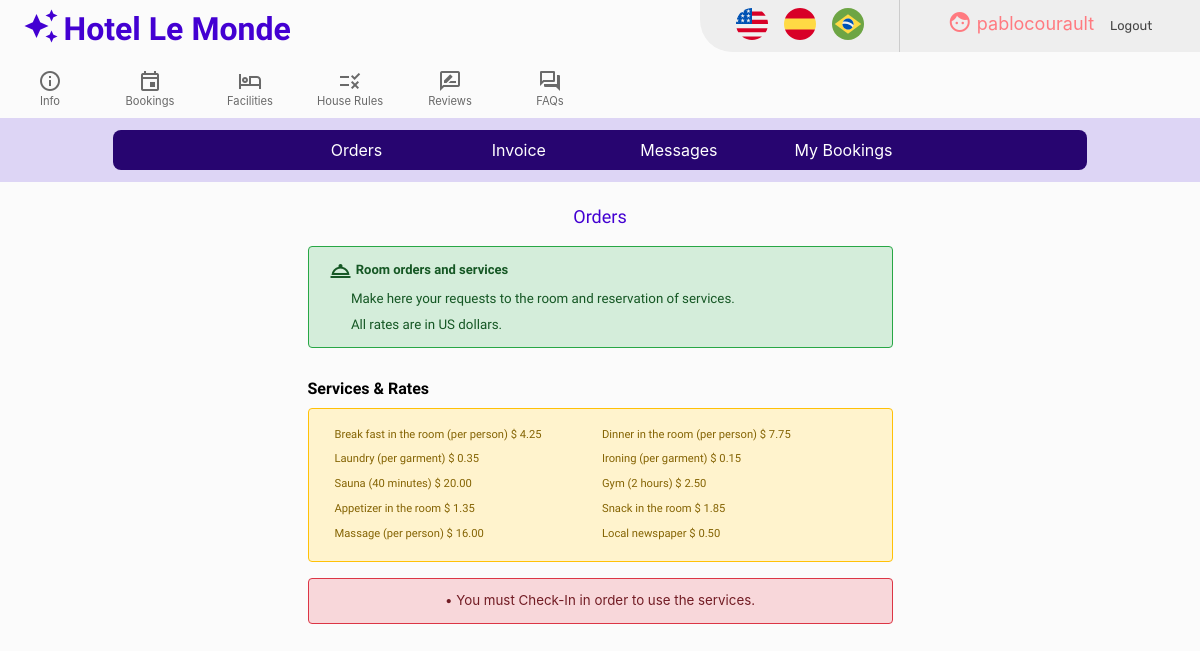
The app's page /orders (signed in) with its own data.
### hotel/models.py (models this page shows, shortened)
class User(AbstractUser):
       def __str__(self):
        return f"{self.username}"

class Services(models.Model):
       description = models.CharField(max_length=64, blank=False)
       description_es = models.CharField(max_length=64, blank=False)
       description_pt = models.CharField(max_length=64, blank=False)
       message = models.CharField(max_length=512, blank=False, default='Service request received')
       message_es = models.CharField(max_length=512, blank=False, default='Solicitud recibida')
       message_pt = models.CharField(max_length=512, blank=False, default='Pedido recebido')
       rate = models.DecimalField(blank=False, max_digits=6, decimal_places=2)

### hotel/views.py (the view)
# urls.py: path("orders", views.orders, name="orders"),
@csrf_exempt
@login_required
def orders(request):
    current_services = Services.objects.all().exclude(description='Rooms')
    is_guest = Guests.objects.filter(guest=request.user).exists()
    return render(request, "hotel/orders.html", {'current_services': current_services,
                                                 'is_guest': is_guest})

### hotel/templates/hotel/orders.html (shortened to what this page needs)
{% extends "hotel/layout.html" %}
{% load i18n %}
{% load static %}
{% block body %}
<div class="row">
    <div class="col-lg-12 col-sm-12 orders-title">
    {% translate 'Orders' %}
    </div>
</div>
<div class="row">
    <div class="col-lg-3 col-sm-12">
    </div>
    <div class="col-lg-6 col-sm-12">
     <div class="alert alert-success border border-success orders-info">
       <div class="orders-info-strong">
        <i class="material-icons-outlined orders-info-icon" id="orders-icon">room_service</i>
             {% translate 'Room orders and services' %} </div>
       <div class="orders-info-normal"> {% translate 'Make here your requests to the room and reservation of services.' %} </div>
       <div class="orders-info-normal"> {% translate 'All rates are in US dollars.' %} </div>
      </div>
     <div class="orders-rates-title">
        {% translate 'Services & Rates' %}
     </div>
     <div class="alert alert-warning border border-warning booking-info">
            <div class="orders-grid">
              {% get_current_language as LANGUAGE_CODE %}
              {% for service in current_services %}
              <div class="orders-grid-item">
                {% if LANGUAGE_CODE == 'en' %}
                {{ service.description }}
                {% endif %}
                $ {{service.rate}}</div>
              {% endfor %}
            </div>
      </div>
      {% if is_guest %}
      <div class="alert border" id="orders-div">
        <table id="orders-table">
          <thead>
            <tr>
              <th scope="col">{% translate 'Service' %}</th>
              <th scope="col">{% translate 'Quantity' %}</th>
            </tr>
          </thead>
          <tbody>
            <tr><td></td><td></td></tr>
            <tr>
              <td>
                {% if user.is_authenticated %}
                 <select id="orders-select">
                  {% for service in current_services %}
                    <option value='{{ service.id }}'>
                                  {% if LANGUAGE_CODE == 'en' %}
                                  {{ service.description }}
                                  {% endif %}
                                  {% if LANGUAGE_CODE == 'es' %}
                                  {{ service.description_es }}
                                  {% endif %}
                                  {% if LANGUAGE_CODE == 'pt' %}
                                  {{ service.description_pt }}
                                  {% endif %}
                    </option>
                  {% endfor %}
                 </select>
                {% endif %}
              </td>
              <td>
                <select id="orders-amount">
                  <option value='1'>1</option>
                  <option value='2'>2</option>
                  <option value='3'>3</option>
                  <option value='4'>4</option>
                  <option value='5'>5</option>
                  <option value='6'>6</option>
                  <option value='7'>7</option>
                  <option value='8'>8</option>
                </select>
            </td>
            </tr>
            <tr>
              <td> </td>
              {% if user.is_authenticated %}
              <td> <button type="button" id="btn-orders" class="btn btn-primary btn-orders" > {% translate 'Order' %} </button></td>
              {% endif %}
            </tr>
          </tbody>
        </table>
      </div>
      {% if user.is_authenticated %}
      <div class="alert alert-success border border-success" id="orders-successful-div">
        <strong>{% translate 'Order Success!' %}</strong>{% translate 'We have registered your order.' %}
      </div>
      {% endif %}
      {% else %}
      <div class="alert alert-danger border border-danger orders-terms">
        &bull;&nbsp;{% translate 'You must Check-In in order to use the services.' %}
      </div>
      {% endif %}
    </div>
    <div class="col-lg-3 col-sm-12">
    </div>
 </div>
{% endblock %}

### hotel/templates/hotel/layout.html (shortened to what this page needs)
{% load static %}
{% load i18n %}
<!DOCTYPE html lang="en">
<html>
    <head>
        <link rel="stylesheet" href="https://stackpath.bootstrapcdn.com/bootstrap/4.4.1/css/bootstrap.min.css">
        <link href="{% static 'hotel/styles.css' %}" rel="stylesheet">
    </head>
    <body>
        <div class="container-fluid" id="container-header-div">
            <div class="row cabecera">
                <div class="col-lg-4 col-sm-6">
                    <a href="{% url 'index' %}" ><i class="material-icons" id="logo">auto_awesome</i>
                    <text class="logo">Hotel Le Monde</text></a>
                </div>
                <div class="col-lg-3 col-sm-12" id="space-div">
                </div>
                <div  class="col-lg-2 col-sm-6" id="autogestion-bar-div">
                    <span class="autogestion-item">
                     <form action="{% url 'set_language' %}" method="post" class="language">{% csrf_token %}
                           <input type="image" name="submit" src="/static/images/usc.svg" />
                     </form>
                    </span>
                    <span class="autogestion-item">
                    <form action="{% url 'set_language' %}" method="post" class="language">{% csrf_token %}
                            <input type="image" name="submit" src="/static/images/esc.svg" />
                    </form>
                    </span>
                    <span class="autogestion-item">
                    <form action="{% url 'set_language' %}" method="post" class="language">{% csrf_token %}
                            <input type="image" name="submit" src="/static/images/brc.svg" />
                    </form>
                    </span>
                </div>
                <div  class="col-lg-3 col-sm-12" id="name-actions-div">
                {% if user.is_authenticated %}
                    <div id="user-authenticated">
                    <span class="autogestion-item">
                        <i class="material-icons icono"> face </i> {{ user.username }}
                    </span>
                    </div>
                {% endif %}
                {% if user.is_authenticated %}
                    <span class="autogestion-item">
                        <a href="{% url 'logout' %}">{% translate 'Logout' %}</a>
                    </span>
                {% endif %}
            </div>
        </div>
        <div class="row cabecera" id="header-info-row">
            <div class="col-lg-1 col-sm-3 header-info-col">
                <a href="{% url 'info' %}">
                <div class="header-info-links">
                <div class="material-icons-outlined header-info-icons">info</div>
                <div>{% translate 'Info' %}</div>
                </div>
                </a>
            </div>
            <div class="col-lg-1 col-sm-3 header-info-col">
                <a href="{% url 'bookings' %}">
                <div class="header-info-links">
                <div class="material-icons-outlined header-info-icons">event</div>
                <div>{% translate 'Bookings' %}</div>
                </div>
                </a>
            </div>
            <div class="col-lg-1 col-sm-3 header-info-col">
                <a href="{% url 'facilities' %}">
                <div class="header-info-links">
                <div class="material-icons-outlined header-info-icons">hotel</div>
                <div>{% translate 'Facilities' %}</div>
                </div>
                </a>
            </div>
            <div class="col-lg-1 col-sm-3 header-info-col">
                <a href="{% url 'houserules' %}">
                <div class="header-info-links">
                <div class="material-icons-outlined header-info-icons">rule</div>
                <div>{% translate 'House Rules' %}</div>
                </div>
                </a>
            </div>
            <div class="col-lg-1 col-sm-3 header-info-col">
                <a href="{% url 'reviews' %}">
                <div class="header-info-links">
                <div class="material-icons-outlined header-info-icons">rate_review</div>
                <div>{% translate 'Reviews' %}</div>
                </div>
                </a>
            </div>
            <div class="col-lg-1 col-sm-3 header-info-col">
                <a href="{% url 'faqs' %}">
                <div class="header-info-links">
                <div class="material-icons-outlined header-info-icons">question_answer</div>
                <div>{% translate 'FAQs' %}</div>
                </div>
                </a>
            </div>
        </div>
        <div class="row cabecera" id="header-option-row">
            <div class="col-lg-12 col-sm-12 header-options-col">
                {% if user.is_authenticated %}
                <div class="row">
                <div class="col-lg-2 sm-4 header-options-col-item" id="col-item-1"></div>
                <div class="col-lg-2 sm-4 header-options-col-item" id="col-item-2"><a href="{% url 'orders' %}" class="header-bookings-link">{% translate 'Orders' %}</a></div>
                <div class="col-lg-2 sm-4 header-options-col-item" id="col-item-3"><a href="{% url 'invoice' %}" class="header-bookings-link">{% translate 'Invoice' %}</a></div>
                <div class="col-lg-2 sm-4 header-options-col-item" id="col-item-4"><a href="{% url 'messages' %}" class="header-bookings-link">{% translate 'Messages' %}</a>&nbsp;<sup id="messages-unreaded"></sup></div>
                <div class="col-lg-2 sm-4 header-options-col-item" id="col-item-5"><a href="{% url 'mybookings' %}" class="header-bookings-link">{% translate 'My Bookings' %}</a></div>
                <div class="col-lg-2 sm-4 header-options-col-item" id="col-item-6"></div>
                </div>
                {% endif %}
            </div>
        </div>
            {% block body %}
            {% endblock %}
        </div>
    </body>
</html>

### hotel/static/hotel/styles.css (style rules this page uses)
body { background-color: #FBFBFB !important; padding: 0; overflow-x: hidden; overflow-y: scroll; }
#container-header-div { padding: 0 }
.cabecera { justify-content:baseline; padding: 0 0 8px; margin: 0; align-items: stretch; }
#logo { cursor: pointer; color: #4300D2; font-size: 36px; vertical-align:text-bottom; padding: 8px 0 0 8px; }
.logo { font-family: 'Comfortaa', cursive; font-size: xx-large; font-weight: bold; cursor: pointer; color: #4300D2; }
.icono { vertical-align:text-bottom; }
#logo-div, #space-div, #name-actions-div { padding-top: 8px; }
@media only screen and (min-width: 768px) { #autogestion-bar-div { background-color: #EEE; border-bottom-left-radius: 32px; border-right: solid 1px #cccccc; padding-right: 8px; padding-left: 8px; display: inline-flex; justify-content: center; height: 52px; } }
#name-actions-div { background-color: #EEE; display: inline-flex; justify-content: center; height: 52px; }
.autogestion-item { padding: 8px 8px; }
.autogestion-item a { font-family: 'Rubik', sans-serif; font-size:0.8rem; color: #444; }
.autogestion-item input[type="image"] { padding-right: 16px; height: 32px; }
#user-authenticated { padding-top: 2px; font-size: large; color: #FF7A80; }
.language { height: 32px; width: 32px; display: block; cursor: pointer; }
#header-info-row { padding-top: 8px; }
.header-info-links { display:block; font-size: 0.7rem; text-align: center; color: dimgray; }
.header-info-icons { font-size: 24px; }
.header-options-col { background-color: #DDD5F5; padding: 12px 128px; }
.header-options-col-item { font-size: 16px; font-weight: normal; color: white; background-color: #270570; text-align: center; padding: 8px 0; cursor: pointer; }
a.header-bookings-link { color: white; }
@media only screen and (min-width: 768px) { #col-item-1 { border-top-left-radius: 8px; border-bottom-left-radius: 8px; } }
@media only screen and (min-width: 768px) { #col-item-6 { border-top-right-radius: 8px; border-bottom-right-radius: 8px; } }
.booking-title, .orders-title, .invoice-title, .messages-title, .reviews-title { font-family: 'Comfortaa', cursive; font-size: large; font-weight: normal; color: #4300D2; text-align: center; padding-top: 0.8rem; padding-bottom: 1rem; }
.booking-info, .orders-info { font-family: 'Comfortaa', cursive; }
.booking-info-strong, .orders-info-strong { font-weight: bolder; font-size:small; }
.booking-info-normal, .orders-info-normal { font-weight:lighter; font-size: smaller; padding-top: 0.4rem; padding-left: 1.4rem; }
.booking-availability-title, .orders-rates-title { font-family: 'Comfortaa', cursive; font-size: medium; font-weight: bold; color: black; text-align: left; padding-top: 0.8rem; padding-bottom: 0.4rem; }
.booking-terms, .orders-terms { font-size: smaller; text-align: center; }
#orders-icon { vertical-align: middle; }
.orders-grid { display: grid; padding: 4px; grid-column-gap: 0px; grid-row-gap: 4px; grid-template-columns: 50% 50%; align-items: left; }
.orders-grid-item { font-size: 0.7rem; padding: 2px; text-align: left; }

### records on screen
User: username "pablocourault"
Services: description "Break fast in the room (per person)", rate "4.25"
Services: description "Dinner in the room (per person)", rate "7.75"
Services: description "Laundry (per garment)", rate "0.35"
Services: description "Ironing (per garment)", rate "0.15"
Services: description "Sauna (40 minutes)", rate "20.00"
Services: description "Gym (2 hours)", rate "2.50"
Services: description "Appetizer in the room", rate "1.35"
Services: description "Snack in the room", rate "1.85"
Services: description "Massage (per person)", rate "16.00"
Services: description "Local newspaper", rate "0.50"
